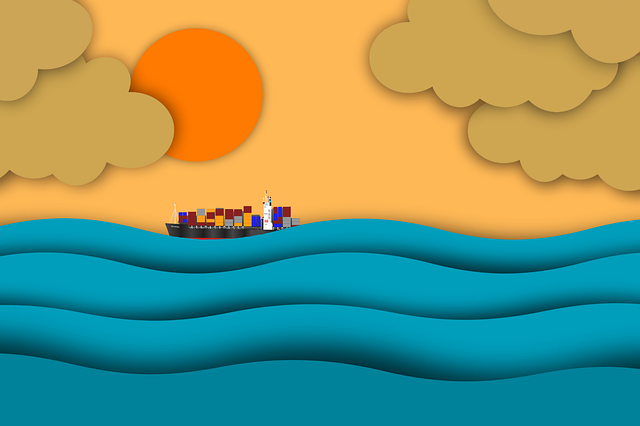
#> input picture pixels/image-15.png, 640 x 426 px
$ python np_image_rotate.py
#> lines starting #> are read from the running program, lines starting #| are printed output that depends on the picture; after the words box and inside, x2 and y2 are one past the last pixel; in counts of white or black regions, pixels touching at a corner belong together
import cv2, numpy as np

def deg2rad(deg):
    return deg * np.pi / 180

def main():
    im = cv2.imread("pixels/image-15.png")
#> im is the input picture: shape (426, 640, 3); mean B, G, R 113.6, 150, 120.6
    canvas = np.zeros((1200, 2000, 3), dtype='uint8')

    th = 0 #deg2rad(30)

    while True:
        canvas[:,:,:] = 0 # clear the canvas

        th += 2
        radian = deg2rad(th)

        # simple forward mapping
        for y in range(im.shape[0]):
            for x in range(im.shape[1]):
                xc = x * np.cos(radian) - y * np.sin(radian)
                yc = x * np.sin(radian) + y * np.cos(radian)

                xc, yc = int(xc), int(yc)

                if 0 <= xc < canvas.shape[1] and 0 <= yc < canvas.shape[0]:
                    canvas[yc, xc] = im[y, x]
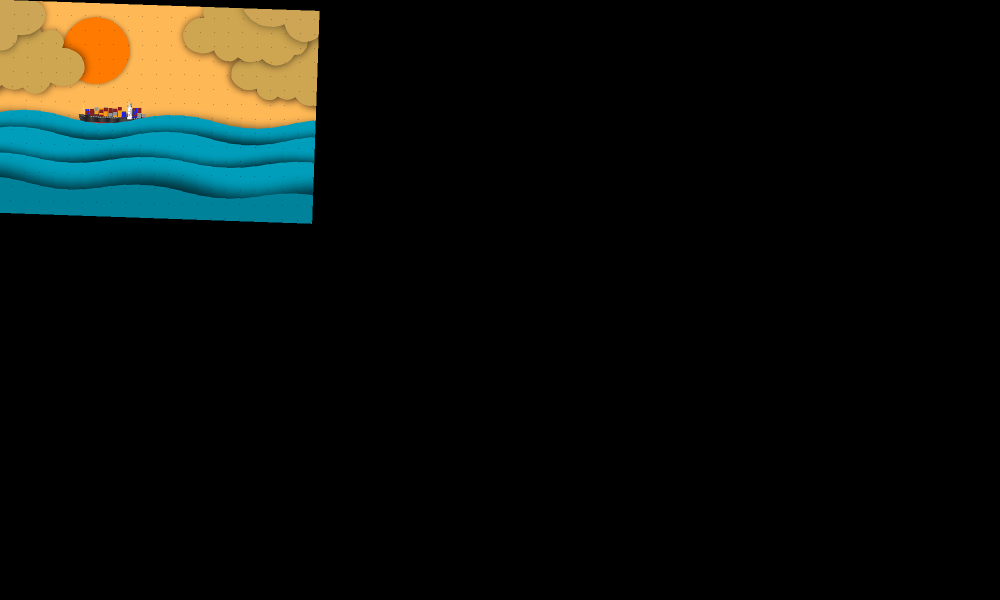
#> canvas: shape (1200, 2000, 3) (shown at 1/2 size); mean B, G, R 12.7, 16.8, 13.6
        #

        # backward mapping
        for y in range(canvas.shape[0]):
            for x in range(canvas.shape[1]):
                c, s = np.cos(radian), np.sin(radian)
                u = x * c + y * s
                v = -x * s + y * c
                ui, vi = int(u), int(v)
                if 0 <= ui < im.shape[1] - 1 and 0 <= vi < im.shape[0] - 1:
                    bgr = im[vi, ui].astype('int') + im[vi+1, ui] + im[vi+1, ui+1] + im[vi, ui+1]
                    bgr = bgr / 4
                    bgr = bgr.astype('uint8')  # use clip() !
                    canvas[y, x] = bgr
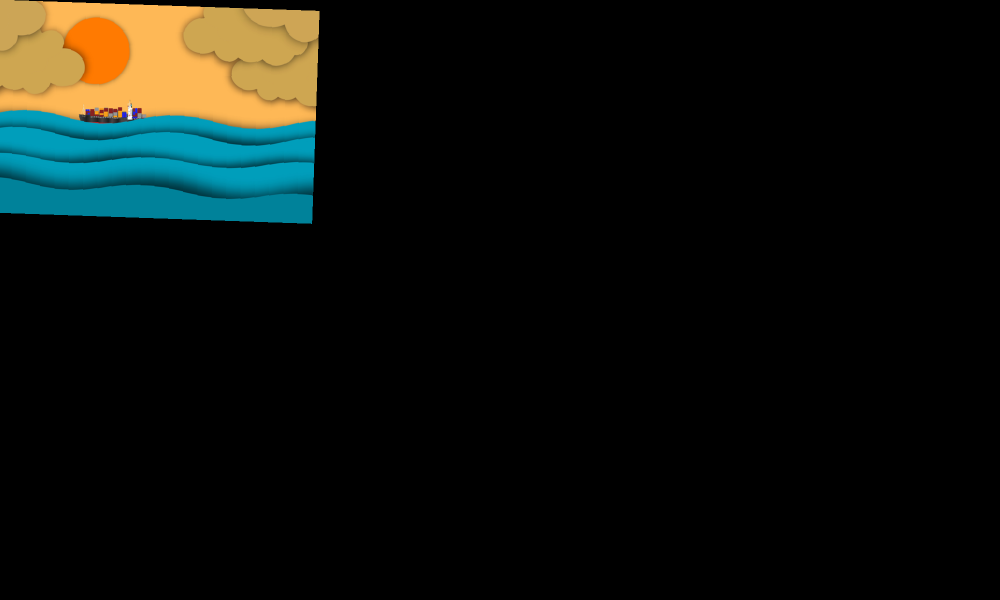
#> canvas: shape (1200, 2000, 3) (shown at 1/2 size); 4.29% of pixels changed, all inside (x1, y1, x2, y2) = (0, 0, 637, 441)

        #
        cv2.imshow("canvas", canvas)
        ch = cv2.waitKey(10)
#> (key Esc is pressed here)
        if ch == 27: break
    #


if __name__ == "__main__":
    main()
